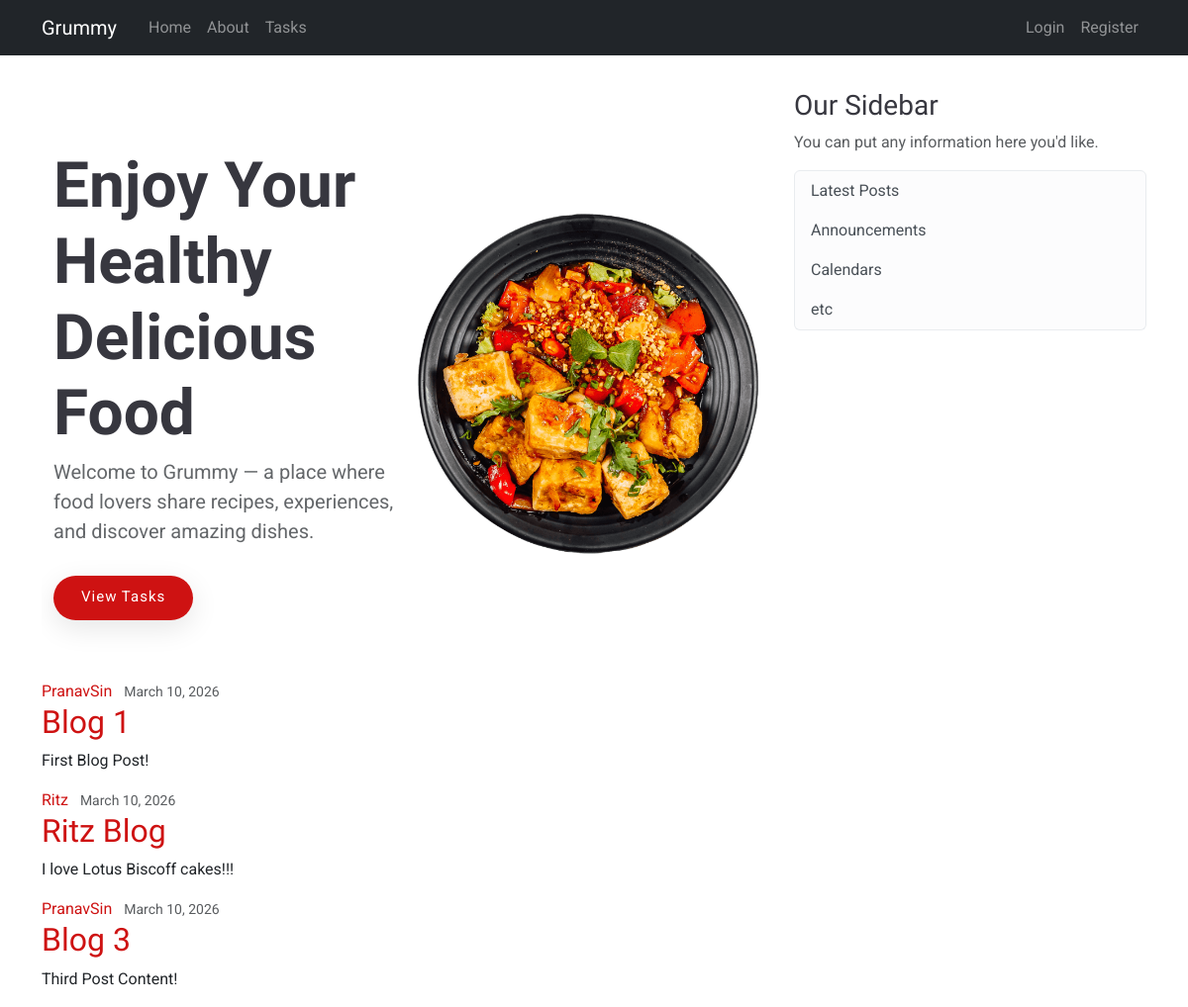
The page / on the database its author committed.
### authentic/models.py (models this page shows, shortened)
class Post(models.Model):
    title = models.CharField(max_length=100)
    content = models.TextField()
    date_posted = models.DateTimeField(default=timezone.now)
    author = models.ForeignKey(User, on_delete=models.CASCADE)
    restaurant = models.ForeignKey(
        Restaurant, on_delete=models.CASCADE, null=True, blank=True
    )

### authentic/views.py (the view)
# urls.py: path("", views.home, name="blog-home"),
def home(request):
    context = {"posts": Post.objects.all()}
    return render(request, "authentic/home.html", context)

### authentic/templates/authentic/home.html
{% extends "authentic/base.html" %}
{% load static %}
{% block content %}
<section class="hero section">
  <div class="container">
    <div class="row align-items-center">
  <div class="col-lg-6">
    <h1>Enjoy Your Healthy Delicious Food</h1>
    <p>
      Welcome to Grummy — a place where food lovers share recipes,
      experiences, and discover amazing dishes.
    </p>
    <a href="{% url 'task-list' %}" class="btn-get-started">
      View Tasks
    </a>
  </div>
  <div class="col-lg-6">
    <img src="{% static 'authentic/img/menu/menu-item-1.png' %}" class="img-fluid">
  </div>
</div>
  </div>
</section>
{% for post in posts %}
<article class="media content-section">
  <div class="media-body">
<div class="article-metadata">
  <a class="mr-2" href="#">{{ post.author }}</a>
  <small class="text-muted">
    {{ post.date_posted|date:"F d, Y" }}
  </small>
</div>
<h2>
  <a class="article-title" href="#">
    {{ post.title }}
  </a>
</h2>
<p class="article-content">
  {{ post.content }}
</p>
  </div>
</article>
{% endfor %}
{% endblock %}

### authentic/templates/authentic/base.html (shortened to what this page needs)
{% load static %}
<!DOCTYPE html>
<html lang="en">
<head>
<link rel="stylesheet" href="https://cdn.jsdelivr.net/npm/bootstrap@4.0.0/dist/css/bootstrap.min.css">
<link href="{% static 'authentic/vendor/bootstrap/css/bootstrap.min.css' %}" rel="stylesheet">
<link href="{% static 'authentic/vendor/bootstrap-icons/bootstrap-icons.css' %}" rel="stylesheet">
<link href="{% static 'authentic/vendor/aos/aos.css' %}" rel="stylesheet">
<link href="{% static 'authentic/vendor/glightbox/css/glightbox.min.css' %}" rel="stylesheet">
<link href="{% static 'authentic/vendor/swiper/swiper-bundle.min.css' %}" rel="stylesheet">
<link rel="stylesheet" href="{% static 'authentic/css/main.css' %}">
</head>
<body>
<header class="site-header">
<nav class="navbar navbar-expand-md navbar-dark bg-dark fixed-top">
<div class="container">
<a class="navbar-brand mr-4" href="{% url 'blog-home' %}">Grummy</a>
<div class="collapse navbar-collapse" id="navbarToggle">
<div class="navbar-nav mr-auto">
<a class="nav-item nav-link" href="{% url 'blog-home' %}">Home</a>
<a class="nav-item nav-link" href="{% url 'blog-about' %}">About</a>
<a class="nav-item nav-link" href="{% url 'task-list' %}">Tasks</a>
</div>
<div class="navbar-nav">
{% if user.is_authenticated %}
<a class="nav-item nav-link" href="{% url 'profile' %}">Profile</a>
<form method="POST" action="{% url 'logout' %}" class="form-inline">
{% csrf_token %}
<button class="nav-item nav-link btn btn-link" style="border:none;">Logout</button>
</form>
{% else %}
<a class="nav-item nav-link" href="{% url 'login' %}">Login</a>
<a class="nav-item nav-link" href="{% url 'register' %}">Register</a>
{% endif %}
</div>
</div>
</div>
</nav>
</header>
<main role="main" class="container" style="margin-top:90px;">
<div class="row">
<div class="col-md-8">
{% block content %}{% endblock %}
</div>
<div class="col-md-4">
<div class="content-section">
<h3>Our Sidebar</h3>
<p class="text-muted">
You can put any information here you'd like.
</p>
<ul class="list-group">
<li class="list-group-item list-group-item-light">Latest Posts</li>
<li class="list-group-item list-group-item-light">Announcements</li>
<li class="list-group-item list-group-item-light">Calendars</li>
<li class="list-group-item list-group-item-light">etc</li>
</ul>
</div>
</div>
</div>
</main>
</body>
</html>

### authentic/static/authentic/css/main.css (style rules this page uses)
:root { --default-font: "Roboto", system-ui, -apple-system, "Segoe UI", Roboto, "Helvetica Neue", Arial, "Noto Sans", "Liberation Sans", sans-serif, "Apple Color Emoji", "Segoe UI Emoji", "Segoe UI Symbol", "Noto Color Emoji"; --heading-font: "Amatic SC", sans-serif; --nav-font: "Inter", sans-serif; }
:root { --background-color: #ffffff; --default-color: #212529; --heading-color: #37373f; --accent-color: #ce1212; --surface-color: #ffffff; --contrast-color: #ffffff; }
:root { --nav-color: #7f7f90; --nav-hover-color: #ce1212; --nav-mobile-background-color: #ffffff; --nav-dropdown-background-color: #ffffff; --nav-dropdown-color: #7f7f90; --nav-dropdown-hover-color: #ce1212; }
:root { scroll-behavior: smooth; }
body { color: var(--default-color); background-color: var(--background-color); font-family: var(--default-font); }
a { color: var(--accent-color); text-decoration: none; transition: 0.3s; }
h1, h2, h3, h4, h5, h6 { color: var(--heading-color); font-family: var(--heading-font); }
section, .section { color: var(--default-color); background-color: var(--background-color); padding: 60px 0; scroll-margin-top: 92px; overflow: clip; }
.hero { width: 100%; min-height: 60vh; position: relative; padding: 60px 0; display: flex; align-items: center; }
.hero h1 { margin: 0; font-size: 64px; font-weight: 700; }
.hero p { color: color-mix(in srgb, var(--default-color), transparent 30%); margin: 5px 0 30px 0; font-size: 20px; font-weight: 400; }
.hero .btn-get-started { color: var(--contrast-color); background: var(--accent-color); font-weight: 400; font-size: 15px; letter-spacing: 1px; display: inline-block; padding: 10px 28px 12px 28px; border-radius: 50px; transition: 0.5s; box-shadow: 0 8px 28px rgba(0, 0, 0, 0.1); }

### rows shown on the page
Post: author "PranavSin", date_posted "March 10, 2026", title "Blog 1", content "First Blog Post!"
Post: author "Ritz", date_posted "March 10, 2026", title "Ritz Blog", content "I love Lotus Biscoff cakes!!!"
Post: author "PranavSin", date_posted "March 10, 2026", title "Blog 3", content "Third Post Content!"
